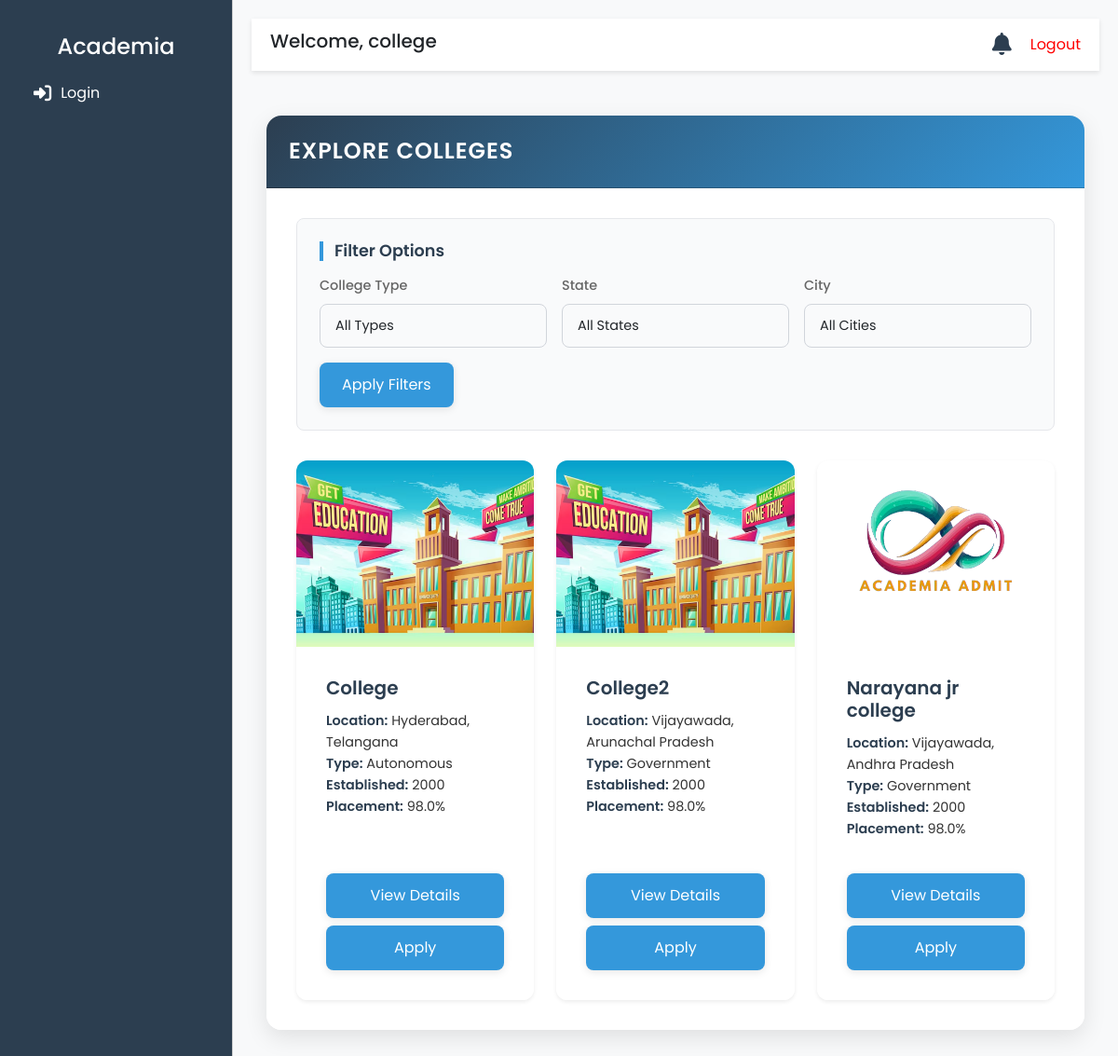
The page /colleges/ (signed in) on the database its author committed.
### core/models.py (models this page shows, shortened)
class User(AbstractUser):
    USER_TYPE_CHOICES = (
        ('student', 'Student'),
        ('school', 'School'),
        ('college', 'College'),
        ('super_admin', 'Super Admin'),
    )
    user_type = models.CharField(max_length=20, choices=USER_TYPE_CHOICES, default='student')
    is_approved = models.BooleanField(default=False)
    last_login = models.DateTimeField(null=True, blank=True)
    last_logout = models.DateTimeField(null=True, blank=True)
    password_reset_requested_at = models.DateTimeField(null=True, blank=True)
    password_reset_created_at = models.DateTimeField(null=True, blank=True)
    email = models.EmailField(unique=True, error_messages={
        'unique': "A user with that email already exists.",
    })
    objects = CustomUserManager()

### colleges/models.py (models this page shows, shortened)
class CollegeProfile(models.Model):
    user = models.OneToOneField(User, on_delete=models.CASCADE, related_name='college_profile')
    college_name = models.CharField(max_length=255)
    principal_name = models.CharField(max_length=100)
    contact_phone = models.CharField(max_length=15)
    alternate_phone_number = models.CharField(max_length=15, blank=True, null=True)
    contact_email = models.EmailField()
    college_type = models.CharField(
        max_length=50,
        choices=[('Private', 'Private'), ('Government', 'Government'), ('Autonomous', 'Autonomous')]
    )
    affiliation = models.CharField(max_length=100)
    accreditation = models.CharField(
        max_length=100,
        choices=[('AICTE', 'AICTE'), ('NAAC', 'NAAC'), ('NBA', 'NBA'), ('', 'Other')]
    )
    courses_offered = models.TextField(blank=True, null=True)
    streams_available = models.TextField(blank=True, null=True)
    medium_of_instruction = models.CharField(
        max_length=50,
        choices=[('English', 'English'), ('Telugu', 'Telugu'), ('Hindi', 'Hindi'), ('Other', 'Other')],
        blank=True,
        null=True
    )
    established_year = models.IntegerField()
    total_students = models.IntegerField()
    total_faculty = models.IntegerField()
    college_code = models.CharField(max_length=50, blank=True, null=True)
    website = models.URLField(blank=True, null=True)
    hostel_availability = models.BooleanField(default=False)
    hostel_capacity_boys = models.IntegerField(blank=True, null=True)
    hostel_capacity_girls = models.IntegerField(blank=True, null=True)
    library = models.BooleanField(default=False)
    library_books_count = models.IntegerField(blank=True, null=True)
    labs = models.TextField(blank=True, null=True)
    placement_cell = models.BooleanField(default=False)
    placement_percentage = models.FloatField(blank=True, null=True)
    top_recruiters = models.TextField(blank=True, null=True)
    other_facilities = models.TextField(blank=True, null=True)
    street_address = models.CharField(max_length=255)
    city = models.CharField(max_length=100)
    state = models.CharField(max_length=100, blank=True)
    district = models.CharField(max_length=100, blank=True)
    pincode = models.CharField(max_length=10)
    profile_pic = models.ImageField(upload_to='college_logos/', blank=True, null=True)
    accreditation_certificate = models.FileField(upload_to='college_certificates/', blank=True, null=True)
    brochure = models.FileField(upload_to='college_brochures/', blank=True, null=True)
    created_at = models.DateTimeField(default=timezone.now)
    updated_at = models.DateTimeField(default=timezone.now)

### colleges/views.py (the view)
# urls.py: path('', views.college_list, name='college_list'),  # Changed from 'colleges/'
def college_list(request):
    colleges = CollegeProfile.objects.filter(user__is_active=True)
    filtered_colleges = colleges
    college_type = request.GET.get('college_type')
    state = request.GET.get('state')
    city = request.GET.get('city')
    if college_type:
        filtered_colleges = filtered_colleges.filter(college_type=college_type)
    if state:
        filtered_colleges = filtered_colleges.filter(state=state)
    if city:
        filtered_colleges = filtered_colleges.filter(city=city)
    unique_states = CollegeProfile.objects.values_list('state', flat=True).distinct().order_by('state')
    unique_cities = CollegeProfile.objects.values_list('city', flat=True).distinct().order_by('city')
    context = {
        'colleges': colleges,
        'filtered_colleges': filtered_colleges,
        'unique_states': unique_states,
        'unique_cities': unique_cities,
    }
    return render(request, 'colleges/college_list.html', context)

### core/context_processors.py (called while the page is built)
def notifications(request):
    if request.user.is_authenticated:
        user_notifications = Notification.objects.filter(user=request.user).order_by('-created_at')[:5]
        unread_count = Notification.objects.filter(user=request.user, is_read=False).count()
    else:
        user_notifications = []
        unread_count = 0
    return {
        'notifications': user_notifications,
        'unread_notifications_count': unread_count,
    }

### colleges/templates/colleges/college_list.html (shortened to what this page needs)
{% extends 'students/base.html' %}
{% load static %}
{% block content %}
<div class="container">
    <div class="card">
        <div class="card-header">
            <h3 class="mb-0">Explore Colleges</h3>
        </div>
        <div class="card-body">
            <div class="filter-section">
                <h5>Filter Options</h5>
                <form method="get" action="">
                    <div class="row g-3">
                        <div class="col-md-4">
                            <label for="college_type" class="form-label">College Type</label>
                            <select name="college_type" id="college_type" class="form-select">
                                <option value="">All Types</option>
                            </select>
                        </div>
                        <div class="col-md-4">
                            <label for="state" class="form-label">State</label>
                            <select name="state" id="state" class="form-select">
                                <option value="">All States</option>
                            </select>
                        </div>
                        <div class="col-md-4">
                            <label for="city" class="form-label">City</label>
                            <select name="city" id="city" class="form-select">
                                <option value="">All Cities</option>
                            </select>
                        </div>
                    </div>
                    <button type="submit" class="btn btn-primary mt-3">Apply Filters</button>
                </form>
            </div>
            <div class="row row-cols-1 row-cols-md-2 row-cols-lg-3 g-4">
                {% if filtered_colleges %}
                    {% for college in filtered_colleges %}
                        <div class="col">
                            <div class="card h-100 college-card shadow-sm">
                                <div class="card-img-top position-relative overflow-hidden">
                                    <img src="{% if college.profile_pic and college.profile_pic.url %}{{ college.profile_pic.url }}{% else %}{% static 'images/no-images.avif' %}{% endif %}" alt="{{ college.college_name }} Profile" class="img-fluid w-100" loading="lazy">
                                </div>
                                <div class="card-body d-flex flex-column">
                                    <h5 class="card-title">{{ college.college_name }}</h5>
                                    <p class="card-text flex-grow-1">
                                        <strong>Location:</strong> {{ college.city|default:"Not specified" }}, {{ college.state|default:"Not specified" }}<br>
                                        <strong>Type:</strong> {{ college.get_college_type_display|default:"Not specified" }}<br>
                                        <strong>Established:</strong> {{ college.established_year|default:"N/A" }}<br>
                                        <strong>Placement:</strong> {{ college.placement_percentage|default:"N/A" }}%
                                    </p>
                                    <div class="mt-auto">
                                        <a href="{% url 'colleges:college_detail' college.id %}" class="btn btn-primary w-100 mb-2">View Details</a>
                                        <a href="{% url 'colleges:apply_direct' college.id %}" class="btn btn-primary w-100">Apply</a>
                                    </div>
                                </div>
                            </div>
                        </div>
                    {% endfor %}
                {% else %}
                    <p class="text-muted">No colleges found with the selected filters.</p>
                {% endif %}
            </div>
        </div>
    </div>
</div>
{% endblock %}

### students/templates/students/base.html (shortened to what this page needs)
<!DOCTYPE html>
<html lang="en">
<head>
    <link href="https://cdn.jsdelivr.net/npm/bootstrap@5.3.0/dist/css/bootstrap.min.css" rel="stylesheet">
    <link rel="stylesheet" href="https://cdnjs.cloudflare.com/ajax/libs/font-awesome/6.4.0/css/all.min.css">
</head>
<body>
    <div class="sidebar offcanvas offcanvas-start" tabindex="-1" id="sidebarMenu" aria-labelledby="sidebarMenuLabel">
        <div class="offcanvas-body">
            <h4 class="text-center sidebar-header" style="color: white !important; font-size:24px !important;">Academia</h4>
            {% if user.is_authenticated and user.user_type == 'student' %}
                <a href="{% url 'students:student_dashboard' %}"><i class="fas fa-tachometer-alt"></i> Dashboard</a>
                <a href="{% url 'students:student_profile' %}"><i class="fas fa-user"></i> Profile</a>
                {% if user.student_profile and user.student_profile.admission_preference %}
                    {% if user.student_profile.admission_preference == 'School' %}
                        <a href="{% url 'schools:school_list' %}"><i class="fas fa-file-alt"></i> Schools</a>
                    {% elif user.student_profile.admission_preference == 'College' %}
                        <a href="{% url 'colleges:college_list' %}"><i class="fas fa-university"></i> Colleges</a>
                    {% endif %}
                {% else %}
                    <a href="{% url 'students:student_profile' %}?edit=true"><i class="fas fa-cog"></i> Set Admission Preference</a>
                {% endif %}
                <a href="{% url 'students:my_applications' %}"><i class="fas fa-file-alt"></i> My Applications</a>
                <a href="{% url 'students:update_student_details' %}">
                    <i class="fas fa-key me-2"></i> Update Account Details
                </a>
                <a href="{% url 'core:logout' %}"><i class="fas fa-sign-out-alt"></i> Logout</a>
            {% else %}
                <a href="{% url 'core:login' %}"><i class="fas fa-sign-in-alt"></i> Login</a>
            {% endif %}
        </div>
    </div>
    <div class="main-content">
        <div class="top-bar">
            <div class="d-flex align-items-center">
                <h5 class="welcome-text">Welcome, {{ user.school_profile.school_name|default:user.username }}</h5>
            </div>
            <div class="d-flex align-items-center">
                <div class="notifications-wrapper">
                    <a href="#" class="notifications-icon" data-bs-toggle="dropdown" aria-expanded="false">
                        <i class="fas fa-bell"></i>
                    </a>
                </div>
                <a href="{% url 'core:logout' %}" class="" style="color: red; text-decoration:none;">Logout</a>
            </div>
        </div>
        {% block content %}
        {% endblock %}
    </div>
</body>
</html>

### students/templates/students/base.html (style rules this page uses)
body { font-family: 'Poppins', sans-serif; background-color: #f8f9fa; }
.sidebar { min-height: 100vh; background-color: #2C3E50; color: white; padding-top: 20px; position: fixed; width: 250px !important; top: 0; left: 0; z-index: 2000; display: block !important; visibility: visible !important; opacity: 1 !important; }
.sidebar a { color: white; padding: 15px 20px; display: flex; align-items: center; text-decoration: none; }
.sidebar a i { margin-right: 10px; font-size: 1.2rem; }
.main-content { margin-left: 250px; padding: 20px; }
.top-bar { background-color: white; padding: 10px 20px; box-shadow: 0 2px 5px rgba(0, 0, 0, 0.1); display: flex; justify-content: space-between; align-items: center; z-index: 1000; }
.notifications-wrapper { position: relative; margin-right: 20px; }
.notifications-icon { font-size: 1.5rem; color: #2C3E50; cursor: pointer; position: relative; }
.card { border: none; box-shadow: 0 2px 10px rgba(0, 0, 0, 0.1); margin-bottom: 20px; }
@media (min-width: 1150px) { .sidebar.offcanvas { display: block !important; transform: none !important; visibility: visible !important; } }
@media (min-width: 1150px) { .welcome-text { display: inline !important; } }
@media (min-width: 1150px) { .sidebar-header { display: block !important; } }

### colleges/templates/colleges/college_list.html (style rules this page uses)
.container { max-width: 1200px; margin: 3rem auto; padding: 0 1rem; }
.card { border: none; border-radius: 16px; box-shadow: 0 8px 24px rgba(0, 0, 0, 0.1); overflow: hidden; }
.card-header { background: linear-gradient(135deg, #2C3E50 0%, #3498DB 100%); color: #ffffff; border-radius: 16px 16px 0 0; padding: 1.5rem; }
.card-header h3 { font-size: 1.5rem; font-weight: 600; margin: 0; text-transform: uppercase; letter-spacing: 1px; }
.card-body { padding: 2rem; background: #ffffff; }
.filter-section { border: 1px solid #e5e7eb; border-radius: 8px; padding: 1.5rem; margin-bottom: 2rem; background: #f9fafb; }
.filter-section h5 { font-size: 1.1rem; font-weight: 600; color: #2C3E50; margin-bottom: 1rem; border-left: 4px solid #3498DB; padding-left: 0.75rem; }
.form-label { font-size: 0.9rem; color: #666666; font-weight: 500; margin-bottom: 0.5rem; display: block; }
.form-select { width: 100%; padding: 0.75rem 1rem; border: 1px solid #d1d5db; border-radius: 8px; font-size: 0.9rem; background: #f9fafb; transition: all 0.3s ease; }
.btn-primary { background-color: #3498DB; border: none; color: #ffffff; font-size: 1rem; padding: 0.75rem 1.5rem; border-radius: 8px; transition: all 0.3s ease; box-shadow: 0 2px 8px rgba(0, 0, 0, 0.1); }
.college-card { border-radius: 12px; overflow: hidden; transition: all 0.3s ease; }
.card-img-top img { transition: transform 0.3s ease; width: 100%; height: 200px; object-fit: cover; }
.card-title { font-size: 1.25rem; font-weight: 600; color: #2C3E50; margin-bottom: 0.75rem; }
.card-text { font-size: 0.9rem; color: #333333; line-height: 1.6; }
.card-text strong { color: #2C3E50; font-weight: 600; }

### rows shown on the page
User: school_profile.school_name "college"
CollegeProfile: college_name "College", city "Hyderabad", state "Telangana", college_type "Autonomous", established_year "2000", placement_percentage "98.0"
CollegeProfile: college_name "College2", city "Vijayawada", state "Arunachal Pradesh", college_type "Government", established_year "2000", placement_percentage "98.0"
CollegeProfile: profile_pic (picture), college_name "Narayana jr college", city "Vijayawada", state "Andhra Pradesh", college_type "Government", established_year "2000", placement_percentage "98.0"
